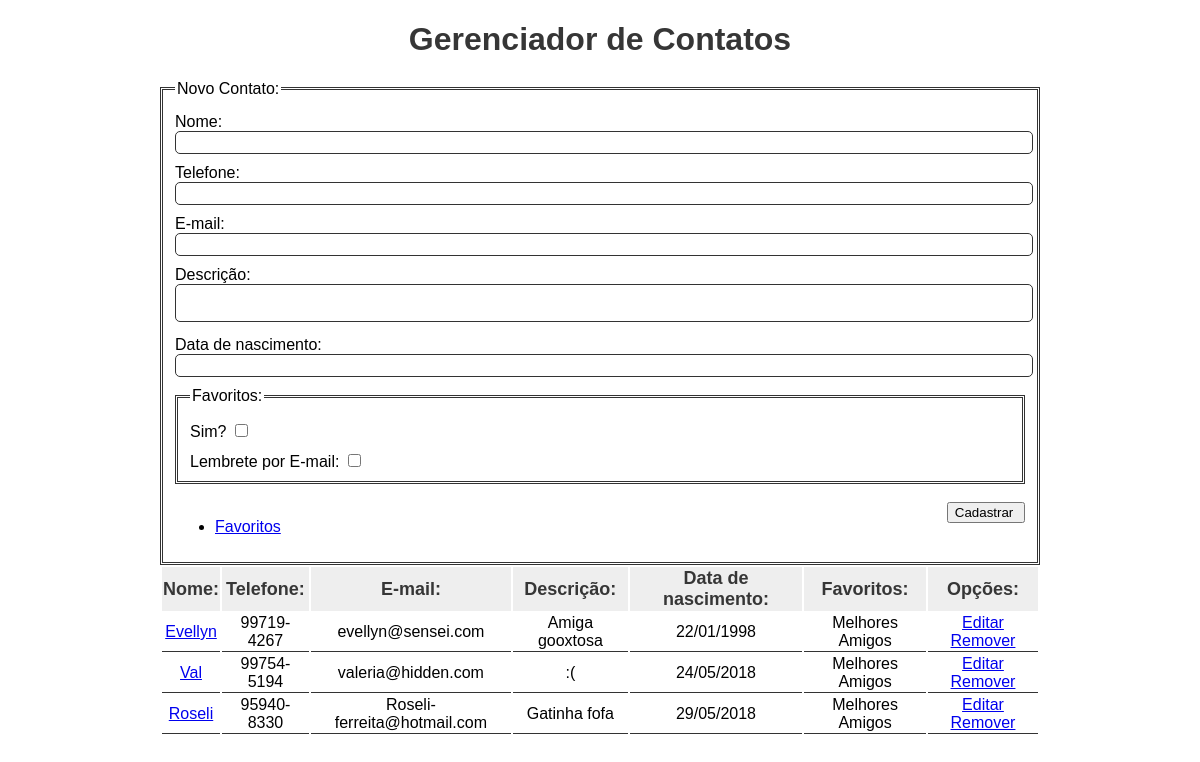
Page /listadedados.php on the committed database.
### tables this page shows
CREATE TABLE `contatos` (
  `id` int(11) NOT NULL,
  `nome` varchar(20) NOT NULL,
  `telefone` varchar(20) DEFAULT NULL,
  `email` varchar(30) DEFAULT NULL,
  `descricao` text NOT NULL,
  `nasc` date DEFAULT NULL,
  `concluida` tinyint(1) DEFAULT NULL
);

### listadedados.php (called while the page is built, shortened)
<?php
include "banco.php";
include "ajudantes.php";
include "classes/Contato.php";
$contatos = new Contatos($conexao);
$exibir_tabela = true;
$lista_contatos = $contatos->exibir_contatos($conexao);
$contato = array (
	'id'		=> 0,
	'nome'		=> (isset($_POST['nome'])) ? $_POST['nome'] : '',
	'telefone'	=> (isset($_POST['telefone'])) ? $_POST['telefone'] : '',
	'email'		=> (isset($_POST['email'])) ? $_POST['email'] : '',
	'descricao'	=> (isset($_POST['descricao'])) ? $_POST['descricao'] : '',
	'nasc'		=> (isset($_POST['nasc'])) ?
	traduz_data_para_banco($_POST['nasc']) : '',
	'concluida' => (isset($_POST['concluida'])) ? $_POST['concluida'] : ''
);
include "template.php";
?>

### ajudantes.php (called while the page is built, shortened)
<?php
	function traduz_data_para_exibir($data)
	{
		if ($data == "" OR $data == "0000-00-00") {
			return "";
		}
		$dados = explode("-", $data);
		$data_exibir = "{$dados[2]}/{$dados[1]}/{$dados[0]}";
		return $data_exibir;
	}
	function traduz_concluida($concluida)
	{
		if ($concluida == 1) {
			return 'Melhores Amigos';
		}
		return 'Conhecidos';
	}
?>

### classes/Contato.php (called while the page is built, shortened)
<?php
    class Contatos {
        function exibir_contatos($conexao) {
            $sqliBusca = 'SELECT * FROM contatos';
            $resultado = mysqli_query($conexao, $sqliBusca);
            $contatos = array();
            while ($contato = mysqli_fetch_assoc($resultado)) {
                $contatos[] = $contato;
            }
            return $contatos;
        }
    }
?>

### tabela.php (the view)
<table>
	<tr>
		<th>Nome:</th>
		<th>Telefone:</th>
		<th>E-mail:</th>
		<th>Descrição:</th>
		<th>Data de nascimento:</th>
		<th>Favoritos:</th>
		<th>Opções:</th>
	</tr>
	<?php foreach ($lista_contatos as $contato) : ?>
		<tr>
			<td>
				<a href="contato.php?id=<?php echo $contato['id']; ?> ">
					<?php echo $contato['nome']; ?>
				</a>
			</td>
			<td>
				<?php echo $contato['telefone']; ?>
			</td>
			<td>
				<?php echo $contato['email']; ?>
			</td>
			<td>
				<?php echo $contato['descricao']; ?>
			</td>
			<td>
				<?php echo traduz_data_para_exibir($contato['nasc']); ?>
			</td>
			<td>
				<?php echo traduz_concluida($contato['concluida']); ?>
			</td>
			<td>
				<a href="editar.php?id=<?php echo $contato['id']; ?> ">
					Editar
				</a>
				<a href="remover.php?id=<?php echo $contato['id']; ?> ">
					Remover
				</a>
			</td>
		</tr>
	<?php endforeach; ?>
</table>

### template.php (shortened to what this page needs)
<!DOCTYPE html>
<html>
	<head>
		<link rel="stylesheet" href="css/estilo.css" type="text/css" />
	</head>
	<body>
		<h1>Gerenciador de Contatos</h1>
		<?php include('formulario.php'); ?>
		<?php if ($exibir_tabela) : ?>
			<?php include('tabela.php'); ?>
		<?php endif; ?>
	</body>
</html>

### formulario.php (shortened to what this page needs)
<form method="POST">
	<fieldset>
		<legend>Novo Contato:</legend>
		<label>
			Nome:
			<input type="text" name="nome"
				value="<?php echo $contato['nome']; ?> " />
		</label>
		<label>
			Telefone:
		<input type="text" name="telefone"
			value="<?php echo $contato['telefone'] ?>" />
		</label>
		<label>
			E-mail:
		<input type="text" name="email" value="<?php echo $contato['email'] ?>" />
		</label>
		<label>
			Descrição:
			<textarea name="descricao">
				<?php echo $contato['descricao']; ?>
			</textarea>
		</label>
		<label>
			Data de nascimento:
			<input type="text" name="nasc" value=
			"<?php echo traduz_data_para_exibir($contato['nasc']);
				?>" />
		</label>
		<fieldset>
			<legend>Favoritos:</legend>
			<label>
				Sim?
				<input type="checkbox" name="concluida" value="1"
					<?php echo ($contato['concluida'] == 1) ? 'checked' : ''; ?>
					/>
			</label>
			<label>
				Lembrete por E-mail:
				<input type="checkbox" name="lembrete" value="1" />
			</label>
		</fieldset>
		<br>
			<input type="submit" value="<?php echo ($contato['id'] > 0)? 'Atualizar' : 'Cadastrar'; ?> " />
		<nav>
			<ul>
				<li>
					<a href="lista.php?id=<?=$contato['id']; ?>">Favoritos</a>
				</li>
			</ul>
		</nav>
	</fieldset>
</form>

### css/estilo.css (style rules this page uses)
body { font-family: Sans-serif; color: #363636; margin-left: 10em; margin-right: 10em; }
h1 { text-align: center; }
fieldset { border: 3px double #333; color: #000; margin: 10px 0 0 0; }
label { display: block; margin: 10px 0 0 0; }
input[type=text], textarea { width: 100%; border: 1px solid #333; padding: 3px; border-radius: 5px; resize: none; }
input[type=submit] { float: right; clear: both; }
table { width: 100%; }
table th { background-color: #EEE; font-size: 18px; }
table td { border-bottom: 1px solid #333; color: #000; text-align: center; }

### rows in the picture
contatos: nome "Evellyn", telefone "99719-4267", email "evellyn@sensei.com", descricao "Amiga gooxtosa", nasc "22/01/1998", concluida "Melhores Amigos"
contatos: nome "Val", telefone "99754-5194", email "valeria@hidden.com", descricao ":(", nasc "24/05/2018", concluida "Melhores Amigos"
contatos: nome "Roseli", telefone "95940-8330", email "Roseli-ferreita@hotmail.com", descricao "Gatinha fofa", nasc "29/05/2018", concluida "Melhores Amigos"
